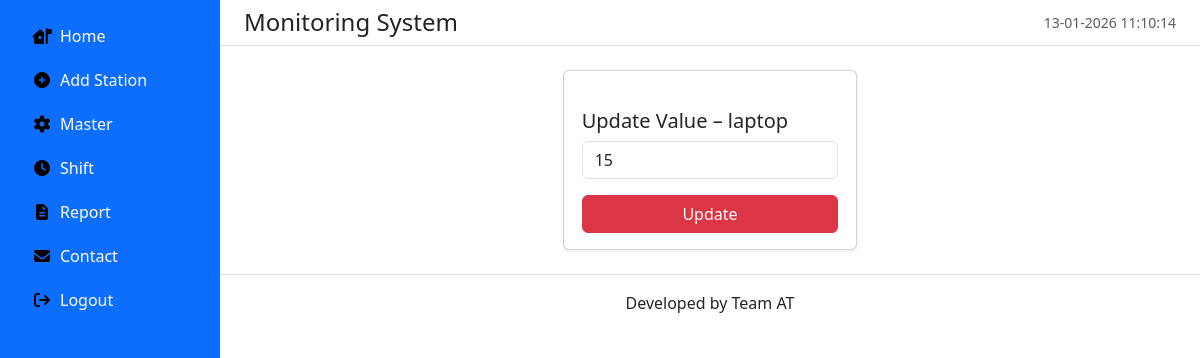
Before: /station/2/value/ with the older database file.
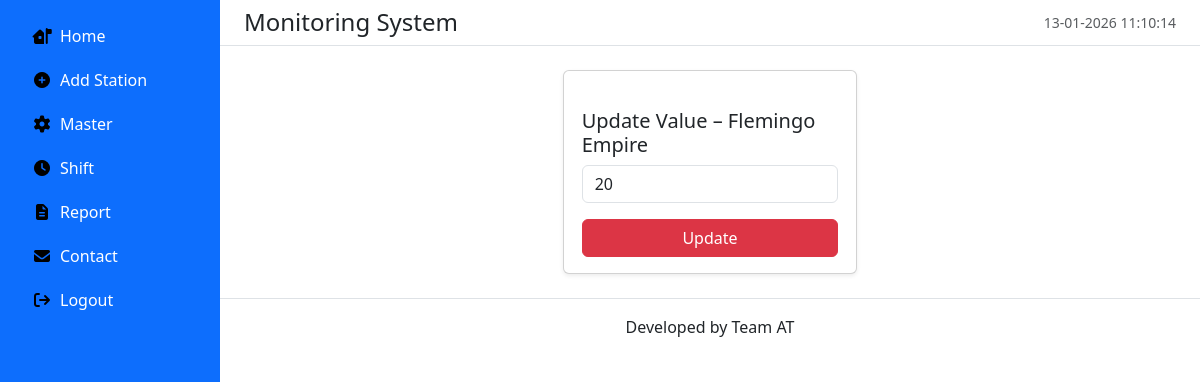
After: the same page with the newer database file.
### alarmapp/models.py (models this page shows, shortened)
class Station(models.Model):
    name = models.CharField(max_length=50, unique=True)
    current_value = models.PositiveIntegerField(default=0)

### alarmapp/views.py (the view)
def update_value(request, station_id):
    station = get_object_or_404(Station, id=station_id)
    if request.method == 'POST':
        value = int(request.POST.get('current_value', 0))
        if value >= 0:
            station.current_value = value
            station.save()
        return redirect('dashboard')
    return render(request, 'alarmapp/update_value.html', {
        'station': station
    })

### alarmapp/templates/alarmapp/update_value.html (shortened to what this page needs)
{% extends 'alarmapp/base.html' %}
{% block content %}
<div class="row justify-content-center">
  <div class="col-md-4">
    <div class="card shadow-sm">
      <div class="card-body">
        <h5>Update Value – {{ station.name }}</h5>
        <form method="post">
          <input type="number" name="current_value"
                 value="{{ station.current_value }}"
                 class="form-control mb-3">
          <button class="btn btn-danger w-100">Update</button>
        </form>
      </div>
    </div>
  </div>
</div>
{% endblock %}

### alarmapp/templates/alarmapp/base.html (shortened to what this page needs)
{% load static %}
<!DOCTYPE html>
<html lang="en">
<head>
  <link href="https://cdn.jsdelivr.net/npm/bootstrap@5.3.2/dist/css/bootstrap.min.css" rel="stylesheet">
  <link rel="stylesheet" href="https://cdnjs.cloudflare.com/ajax/libs/font-awesome/7.0.1/css/all.min.css">
  <link href="{% static 'alarmapp/css/style.css' %}" rel="stylesheet">
</head>
<body>
<div class="app-shell d-flex">
  <nav class="sidebar bg-primary text-white p-3">
    <ul class="nav flex-column gap-1">
      <li class="nav-item"><a class="nav-link text-white" href="{% url 'dashboard' %}"><i class="fa-solid fa-house-flag"></i>Home</a></li>
      <li class="nav-item"><a class="nav-link text-white" href="{% url 'add_station' %}"><i class="fa-solid fa-plus-circle"></i>Add Station</a></li>
      <li class="nav-item"><a class="nav-link text-white" href="/admin/"><i class="fa-solid fa-cog"></i>Master</a></li>
      <li class="nav-item"><a class="nav-link text-white" href="#"><i class="fa-solid fa-clock"></i>Shift</a></li>
      <li class="nav-item"><a class="nav-link text-white" href="#"><i class="fa-solid fa-file-alt"></i>Report</a></li>
      <li class="nav-item"><a class="nav-link text-white" href="#"><i class="fa-solid fa-envelope"></i>Contact</a></li>
      <li class="nav-item"><a class="nav-link text-white" href="#"><i class="fa-solid fa-arrow-right-from-bracket"></i>Logout</a></li>
    </ul>
  </nav>
  <div class="page-content flex-fill">
   <header class="topbar d-flex justify-content-between align-items-center px-4 py-2 border-bottom">
    <h4 class="mb-0">{% block header %}Monitoring System{% endblock %}</h4>
    <div class="small text-muted" id="liveClock">
    </div>
</header>
    <main class="container-fluid p-4">
      {% block content %}{% endblock %}
    </main>
    <footer class="text-center py-3 border-top">
      Developed by Team AT
    </footer>
  </div>
</div>
</body>
</html>

### alarmapp/static/alarmapp/css/style.css (style rules this page uses)
.app-shell { min-height: 100vh; }
.sidebar { width: 220px; min-height: 100vh; }
.topbar { background: #ffffff; }
.card-body { padding: 38px 18px 16px; height: 100%; display: flex; flex-direction: column; justify-content: space-between; }
.sidebar .nav-link i { color: #000000; margin-right: 8px; }
.sidebar .nav-link { color: #ffffff; }
#liveClock { font-weight: 500; }

Changed rows visible on the page:
changed Station: name "laptop" → "Flemingo Empire"; current_value "15" → "20"
